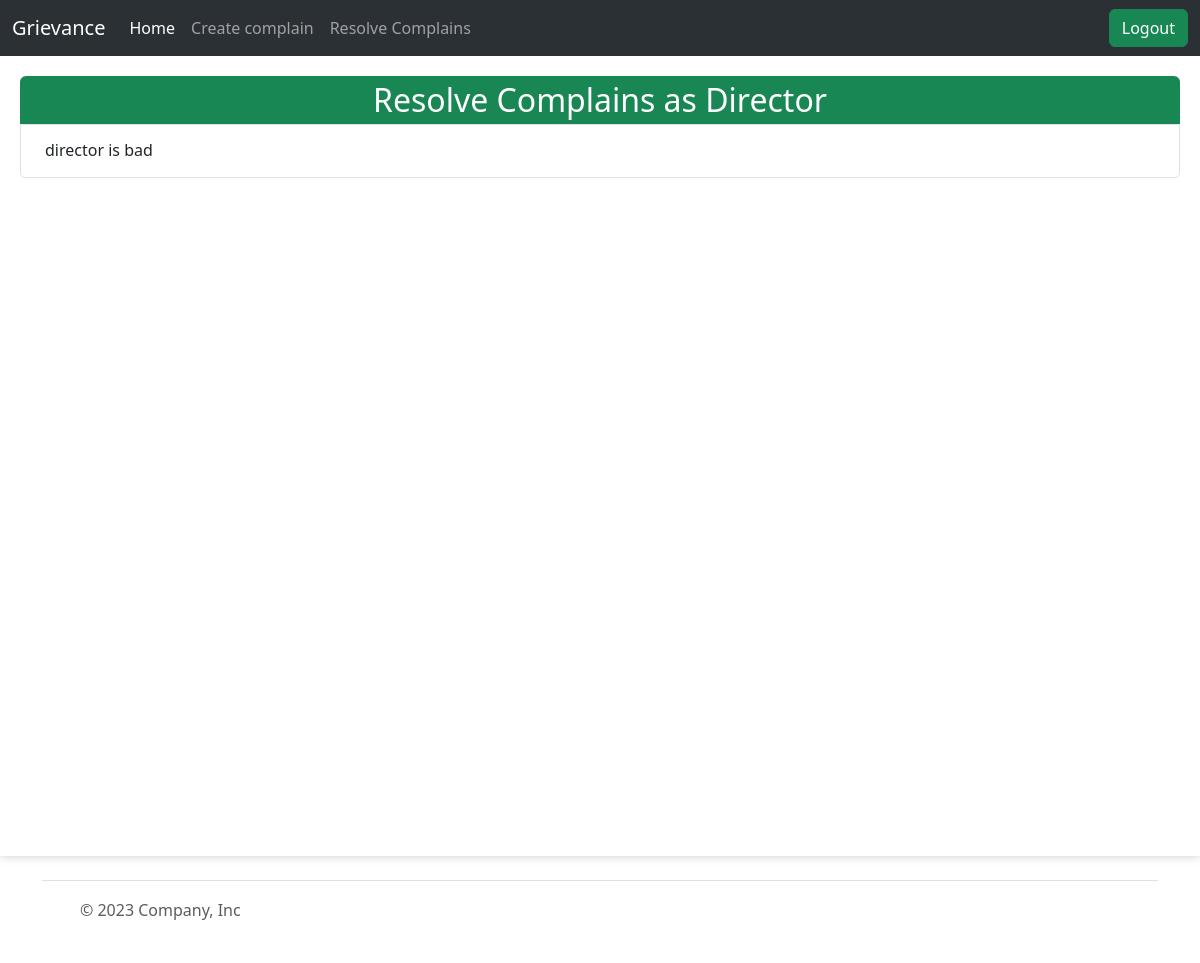
The page /respondcomplain (signed in) on the database as committed earlier.
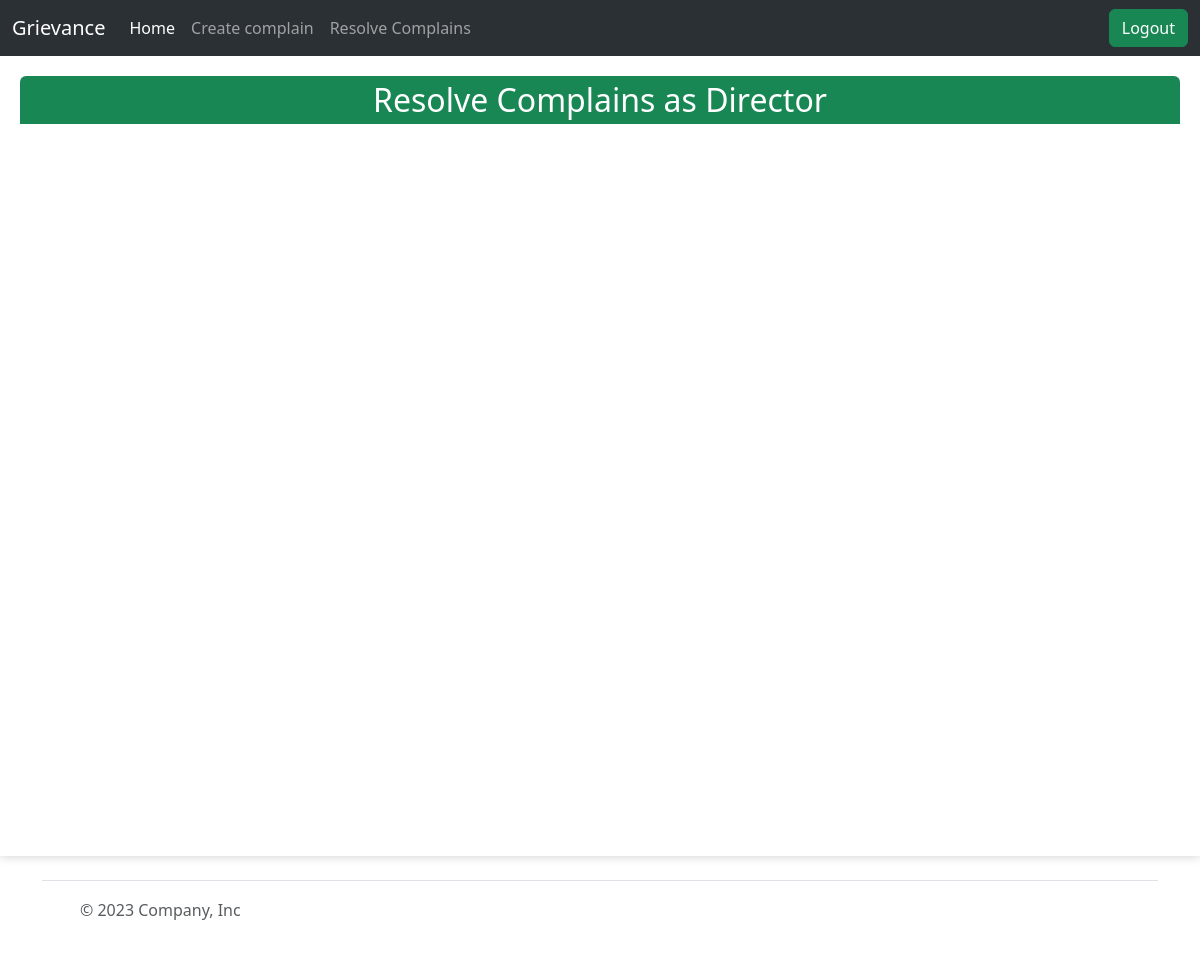
The same page on the database as committed later.
### complainapp/models.py (models this page shows, shortened)
class Designation(models.Model):
    id = models.AutoField
    name = models.CharField(max_length=100)
    description = models.CharField(max_length=500)
    parent = models.ForeignKey('self', blank=True, default=" ", null=True, on_delete=models.CASCADE)
    designation_holder = models.ForeignKey(Profile, on_delete=models.CASCADE, related_name='designation_holder')

class Complain(models.Model):
    id = models.AutoField
    heading = models.CharField(max_length=300)
    description = models.TextField()
    registered_by = models.ForeignKey(Profile, on_delete=models.CASCADE)
    registered_to = models.ForeignKey('Designation', on_delete=models.CASCADE)
    registered_date = models.DateField(default=now, db_index=True)
    response_date = models.DateField(default=datetime.utcnow() + timedelta(days=1))
    completed = models.BooleanField(default=False)

### complainapp/views.py (the view, shortened to what this page needs)
# urls.py: path('respondcomplain', views.respondComplain, name="respondComplain"),
@login_required(login_url='/')
def respondComplain(request):
    if not check_designation(Profile.objects.get(user=request.user)):
        messages.error(request, "You do not hold any designation")
        return redirect('/')
    myprofile = Profile.objects.get(user=request.user)
    designation_set = myprofile.designation_holder.all()
    complains_list = dict()
    for designation in designation_set:
        complains_list[designation] = Complain.objects.filter(
            registered_to=designation, completed=False)
    return render(request, "complainapp/respondcomplain.html", {'complains_list': complains_list, 'designation_holder': True})

### complainapp/views.py (called while the page is built)
def check_designation(profile):
    return profile.designation_holder.exists()

### templates/complainapp/respondcomplain.html (shortened to what this page needs)
{% extends 'complainapp/basic.html' %}
{% load static %}
{% block style %}
<link rel="stylesheet" href="{% static '/css/complainapp/index.css' %}">
{% endblock style %}
{% block body %}
{% if user.is_authenticated %}
<div class="content-enclosure">
    {% for designation, complains in complains_list.items %}
    <div class="designation-wrap-complains">
        <div class="complains1" style="min-height:200px">
            <h2 class="bg-success text-white rounded-top" style="text-align:center; margin:0;padding:5px;">Resolve
                Complains as {{designation.name}}</h2>
            <div class="list-group complain-list" style="border-radius:0px 0px 5px 5px">
                {% for complain in complains %}
                <a href="#" class="list-group-item list-group-item-action complain-class" aria-current="true">
                    <h6 class="complain-subject m-2">{{ complain.heading }}</h6>
                </a>
                {% endfor %}
            </div>
        </div>
    </div>
    {% endfor %}
</div>
{% endif %}
{% endblock body %}

### templates/complainapp/basic.html (shortened to what this page needs)
<!doctype html>
<html lang="en">
{% load static %}
<head>
  {% block style %}{% endblock style %}
  <link href="https://cdn.jsdelivr.net/npm/bootstrap@5.3.0-alpha2/dist/css/bootstrap.min.css" rel="stylesheet"
>
  <link rel="stylesheet" href="{% static '/css/complainapp/basic.css' %}">
</head>
<body>
  <nav class="navbar navbar-expand-lg bg-body-tertiary" data-bs-theme="dark">
    <div class="container-fluid">
      <a class="navbar-brand" href="#">Grievance</a>
      <div class="collapse navbar-collapse" id="navbarSupportedContent">
        <ul class="navbar-nav me-auto mb-2 mb-lg-0" id="nav-options">
          {% if user.is_authenticated %}
          <li class="nav-item"> <a class="nav-link active" aria-current="page" href="{% url 'index' %}">Home</a></li>
          <li> <a class="nav-link" href="{% url 'createComplain' %}">Create complain</a> </li>
          <li class="nav-item"><a class="nav-link" href="{% url 'respondComplain' %}">Resolve Complains</a></li>
          {% endif %}
        </ul>
        <div class="d-flex">
          {% if user.is_authenticated %}
          <a class="btn btn-success" href="{% url 'handleLogout' %}">Logout</a>
          {% endif %}
        </div>
      </div>
    </div>
  </nav>
  <div class="body-content">
    {% block body %}{% endblock body %}
  </div>
  <div class="container">
    <footer class="d-flex flex-wrap justify-content-between align-items-center py-3 my-4 border-top">
      <div class="col-md-4 d-flex align-items-center">
        <a href="/" class="mb-3 me-2 mb-md-0 text-body-secondary text-decoration-none lh-1">
          <svg class="bi" width="30" height="24">
            <use xlink:href="#bootstrap"></use>
          </svg>
        </a>
        <span class="mb-3 mb-md-0 text-body-secondary">© 2023 Company, Inc</span>
      </div>
      <ul class="nav col-md-4 justify-content-end list-unstyled d-flex">
        <li class="ms-3"><a class="text-body-secondary" href="#"><svg class="bi" width="24" height="24">
              <use xlink:href="#twitter"></use>
            </svg></a></li>
        <li class="ms-3"><a class="text-body-secondary" href="#"><svg class="bi" width="24" height="24">
              <use xlink:href="#instagram"></use>
            </svg></a></li>
        <li class="ms-3"><a class="text-body-secondary" href="#"><svg class="bi" width="24" height="24">
              <use xlink:href="#facebook"></use>
            </svg></a></li>
      </ul>
    </footer>
  </div>
</body>
</html>

### static/css/complainapp/basic.css (style rules this page uses)
.body-content { background-color: #fff; padding: 20px; width: 100%; max-width: 100%; min-height: 100vh; box-shadow: 0 0 10px rgba(0,0,0,0.2); margin-bottom: 20px; }

Rows that differ between the two databases and show on the page:
changed Designation "Director": loses Complain (heading "director is bad")
